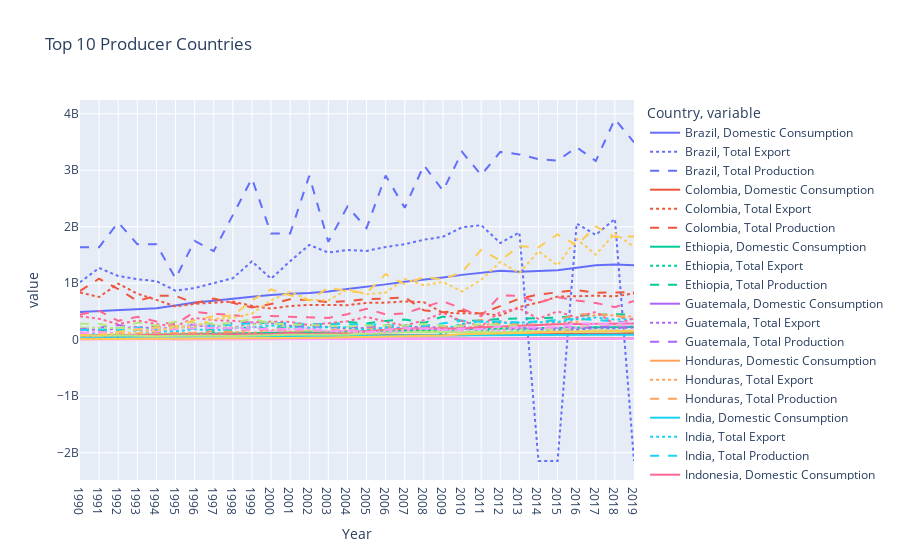

The notebook cell saved with this chart:
### Code cell
# Calculating top producer countries
top_producers = coffee_production[['Country', 'Total Production']].groupby(
                                                                        'Country'
                                                                           ).sum().reset_index().sort_values(by = 
                                                                            'Total Production', ascending= False)['Country'][:10]
# Graphing top producer countries over time
time_fig = px.line(export_long_df[export_long_df['Country'].isin(top_producers)],
                            x = 'Year', y = 'value', color = 'Country', line_dash = 'variable', 
                            title = 'Top 10 Producer Countries')
time_fig.show()

### Figure 1 — Plotly figure (JSON) as saved in the notebook; plotly's stock layout.template omitted (floating-point values rounded to 4 significant figures)
{"data": [{"hovertemplate": "Country=Brazil<br>variable=Domestic Consumption<br>Year=%{x}<br>value=%{y}<extra></extra>", "legendgroup": "Brazil, Domestic Consumption", "line": {"color": "#636efa", "dash": "solid"}, "marker": {"symbol": "circle"}, "mode": "lines", "name": "Brazil, Domestic Consumption", "orientation": "v", "showlegend": true, "type": "scatter", "x": ["1990", "1991", "1992", "1993", "1994", "1995", "1996", "1997", "1998", "1999", "2000", "2001", "2002", "2003", "2004", "2005", "2006", "2007", "2008", "2009", "2010", "2011", "2012", "2013", "2014", "2015", "2016", "2017", "2018", "2019"], "xaxis": "x", "y": [492000000, 510000000, 534000000, 546000000, 558000000, 606000000, 660000000, 690000000, 732000000, 762000000, 792000000, 815400000, 825000000, 852000000, 896760000, 932280000, 979860000, 1026600000, 1059600000, 1103400000, 1147920000, 1183200000, 1219800000, 1205100000, 1219980000, 1230480000, 1273500000, 1319820000, 1332000000, 1320000000], "yaxis": "y"}, {"hovertemplate": "Country=Brazil<br>variable=Total Export<br>Year=%{x}<br>value=%{y}<extra></extra>", "legendgroup": "Brazil, Total Export", "line": {"color": "#636efa", "dash": "dot"}, "marker": {"symbol": "circle"}, "mode": "lines", "name": "Brazil, Total Export", "orientation": "v", "showlegend": true, "type": "scatter", "x": ["1990", "1991", "1992", "1993", "1994", "1995", "1996", "1997", "1998", "1999", "2000", "2001", "2002", "2003", "2004", "2005", "2006", "2007", "2008", "2009", "2010", "2011", "2012", "2013", "2014", "2015", "2016", "2017", "2018", "2019"], "xaxis": "x", "y": [1016160000, 1270980000, 1127460000, 1070280000, 1036380000, 868080000, 915060000, 1008060000, 1088640000, 1388940000, 1080960000, 1390320000, 1678920000, 1542660000, 1588680000, 1571880000, 1642140000, 1691040000, 1770600000, 1822680000, 1990020000, 2028360000, 1712940000, 1899060000, -2147483648, -2147483648, 2056140000, 1855500000, 2138220000, -2147483648], "yaxis": "y"}, {"hovertemplate": "Country=Brazil<br>variable=Total Production<br>Year=%{x}<br>value=%{y}<extra></extra>", "legendgroup": "Brazil, Total Production", "line": {"color": "#636efa", "dash": "dash"}, "marker": {"symbol": "circle"}, "mode": "lines", "name": "Brazil, Total Production", "orientation": "v", "showlegend": true, "type": "scatter", "x": ["1990", "1991", "1992", "1993", "1994", "1995", "1996", "1997", "1998", "1999", "2000", "2001", "2002", "2003", "2004", "2005", "2006", "2007", "2008", "2009", "2010", "2011", "2012", "2013", "2014", "2015", "2016", "2017", "2018", "2019"], "xaxis": "x", "y": [1637160000, 1637580000, 2076180000, 1690020000, 1691520000, 1083600000, 1751820000, 1568880000, 2205660000, 2854680000, 1878600000, 1881900000, 2901120000, 1732380000, 2356860000, 1975980000, 2905920000, 2334660000, 3089460000, 2638620000, 3325680000, 2915520000, 3325080000, 3281340000, 3198300000, 3172260000, 3407280000, 3164400000, 3907860000, 3492660000], "yaxis": "y"}, {"hovertemplate": "Country=Colombia<br>variable=Domestic Consumption<br>Year=%{x}<br>value=%{y}<extra></extra>", "legendgroup": "Colombia, Domestic Consumption", "line": {"color": "#EF553B", "dash": "solid"}, "marker": {"symbol": "circle"}, "mode": "lines", "name": "Colombia, Domestic Consumption", "orientation": "v", "showlegend": true, "type": "scatter", "x": ["1990", "1991", "1992", "1993", "1994", "1995", "1996", "1997", "1998", "1999", "2000", "2001", "2002", "2003", "2004", "2005", "2006", "2007", "2008", "2009", "2010", "2011", "2012", "2013", "2014", "2015", "2016", "2017", "2018", "2019"], "xaxis": "x", "y": [74100000, 76140000, 78180000, 80340000, 82500000, 81540000, 80580000, 79680000, 78720000, 77820000, 76920000, 76020000, 75120000, 74220000, 73380000, 72540000, 71677980, 76855380, 77430000, 76468740, 78661440, 86103900, 90854520, 97021200, 99927060, 103222380, 104186484, 107596260, 107484600, 121486440], "yaxis": "y"}, {"hovertemplate": "Country=Colombia<br>variable=Total Export<br>Year=%{x}<br>value=%{y}<extra></extra>", "legendgroup": "Colombia, Total Export", "line": {"color": "#EF553B", "dash": "dot"}, "marker": {"symbol": "circle"}, "mode": "lines", "name": "Colombia, Total Export", "orientation": "v", "showlegend": true, "type": "scatter", "x": ["1990", "1991", "1992", "1993", "1994", "1995", "1996", "1997", "1998", "1999", "2000", "2001", "2002", "2003", "2004", "2005", "2006", "2007", "2008", "2009", "2010", "2011", "2012", "2013", "2014", "2015", "2016", "2017", "2018", "2019"], "xaxis": "x", "y": [836640000, 755940000, 993840000, 814080000, 706080000, 588840000, 635280000, 655140000, 675600000, 599700000, 550620000, 596640000, 616380000, 614640000, 611640000, 652260000, 656700000, 678000000, 665100000, 473640000, 469320000, 464040000, 430200000, 580200000, 657240000, 762960000, 769860000, 779100000, 768480000, 820320000], "yaxis": "y"}, {"hovertemplate": "Country=Colombia<br>variable=Total Production<br>Year=%{x}<br>value=%{y}<extra></extra>", "legendgroup": "Colombia, Total Production", "line": {"color": "#EF553B", "dash": "dash"}, "marker": {"symbol": "circle"}, "mode": "lines", "name": "Colombia, Total Production", "orientation": "v", "showlegend": true, "type": "scatter", "x": ["1990", "1991", "1992", "1993", "1994", "1995", "1996", "1997", "1998", "1999", "2000", "2001", "2002", "2003", "2004", "2005", "2006", "2007", "2008", "2009", "2010", "2011", "2012", "2013", "2014", "2015", "2016", "2017", "2018", "2019"], "xaxis": "x", "y": [863760000, 1078800000, 896820000, 685320000, 777840000, 776280000, 646740000, 727320000, 652080000, 570720000, 631140000, 717000000, 702720000, 663180000, 685740000, 717120000, 729840000, 750900000, 519840000, 485880000, 511380000, 459180000, 595620000, 727440000, 799980000, 840540000, 878040000, 829440000, 831960000, 846000000], "yaxis": "y"}, {"hovertemplate": "Country=Ethiopia<br>variable=Domestic Consumption<br>Year=%{x}<br>value=%{y}<extra></extra>", "legendgroup": "Ethiopia, Domestic Consumption", "line": {"color": "#00cc96", "dash": "solid"}, "marker": {"symbol": "circle"}, "mode": "lines", "name": "Ethiopia, Domestic Consumption", "orientation": "v", "showlegend": true, "type": "scatter", "x": ["1990", "1991", "1992", "1993", "1994", "1995", "1996", "1997", "1998", "1999", "2000", "2001", "2002", "2003", "2004", "2005", "2006", "2007", "2008", "2009", "2010", "2011", "2012", "2013", "2014", "2015", "2016", "2017", "2018", "2019"], "xaxis": "x", "y": [72000000, 75840000, 79860000, 84120000, 88560000, 93300000, 98220000, 103440000, 108960000, 114720000, 120840000, 127260000, 134040000, 141180000, 148680000, 156540000, 164880000, 173640000, 182880000, 186540000, 190260000, 194100000, 197940000, 201900000, 205980000, 210060000, 214260000, 218580000, 221100000, 226860000], "yaxis": "y"}, {"hovertemplate": "Country=Ethiopia<br>variable=Total Export<br>Year=%{x}<br>value=%{y}<extra></extra>", "legendgroup": "Ethiopia, Total Export", "line": {"color": "#00cc96", "dash": "dot"}, "marker": {"symbol": "circle"}, "mode": "lines", "name": "Ethiopia, Total Export", "orientation": "v", "showlegend": true, "type": "scatter", "x": ["1990", "1991", "1992", "1993", "1994", "1995", "1996", "1997", "1998", "1999", "2000", "2001", "2002", "2003", "2004", "2005", "2006", "2007", "2008", "2009", "2010", "2011", "2012", "2013", "2014", "2015", "2016", "2017", "2018", "2019"], "xaxis": "x", "y": [64440000, 50460000, 44040000, 70020000, 88500000, 76560000, 110280000, 118800000, 115020000, 109080000, 118920000, 82560000, 123300000, 133740000, 149460000, 146100000, 176160000, 156240000, 171120000, 111060000, 199440000, 160500000, 192180000, 172200000, 187020000, 179100000, 180060000, 226380000, 215340000, 235260000], "yaxis": "y"}, {"hovertemplate": "Country=Ethiopia<br>variable=Total Production<br>Year=%{x}<br>value=%{y}<extra></extra>", "legendgroup": "Ethiopia, Total Production", "line": {"color": "#00cc96", "dash": "dash"}, "marker": {"symbol": "circle"}, "mode": "lines", "name": "Ethiopia, Total Production", "orientation": "v", "showlegend": true, "type": "scatter", "x": ["1990", "1991", "1992", "1993", "1994", "1995", "1996", "1997", "1998", "1999", "2000", "2001", "2002", "2003", "2004", "2005", "2006", "2007", "2008", "2009", "2010", "2011", "2012", "2013", "2014", "2015", "2016", "2017", "2018", "2019"], "xaxis": "x", "y": [174540000, 175500000, 109500000, 178020000, 165780000, 189900000, 204420000, 183420000, 175680000, 227040000, 186900000, 242640000, 245640000, 263640000, 312780000, 286740000, 333060000, 358020000, 296940000, 409800000, 333600000, 339000000, 367920000, 374520000, 382980000, 390900000, 428580000, 440820000, 450660000, 440580000], "yaxis": "y"}, {"hovertemplate": "Country=Guatemala<br>variable=Domestic Consumption<br>Year=%{x}<br>value=%{y}<extra></extra>", "legendgroup": "Guatemala, Domestic Consumption", "line": {"color": "#ab63fa", "dash": "solid"}, "marker": {"symbol": "circle"}, "mode": "lines", "name": "Guatemala, Domestic Consumption", "orientation": "v", "showlegend": true, "type": "scatter", "x": ["1990", "1991", "1992", "1993", "1994", "1995", "1996", "1997", "1998", "1999", "2000", "2001", "2002", "2003", "2004", "2005", "2006", "2007", "2008", "2009", "2010", "2011", "2012", "2013", "2014", "2015", "2016", "2017", "2018", "2019"], "xaxis": "x", "y": [18000000, 18000000, 18000000, 18600000, 18600000, 18600000, 18000000, 18000000, 18000000, 18000000, 18000000, 18000000, 18000000, 18000000, 18000000, 18000000, 18000000, 18000000, 20100000, 19200000, 20400000, 21000000, 21600000, 22200000, 22800000, 23400000, 23400000, 23700000, 23700000, 23580000], "yaxis": "y"}, {"hovertemplate": "Country=Guatemala<br>variable=Total Export<br>Year=%{x}<br>value=%{y}<extra></extra>", "legendgroup": "Guatemala, Total Export", "line": {"color": "#ab63fa", "dash": "dot"}, "marker": {"symbol": "circle"}, "mode": "lines", "name": "Guatemala, Total Export", "orientation": "v", "showlegend": true, "type": "scatter", "x": ["1990", "1991", "1992", "1993", "1994", "1995", "1996", "1997", "1998", "1999", "2000", "2001", "2002", "2003", "2004", "2005", "2006", "2007", "2008", "2009", "2010", "2011", "2012", "2013", "2014", "2015", "2016", "2017", "2018", "2019"], "xaxis": "x", "y": [194400000, 169920000, 199680000, 225060000, 196440000, 222060000, 238740000, 254640000, 212520000, 280860000, 291120000, 246600000, 209460000, 229260000, 198600000, 207960000, 198720000, 223560000, 226680000, 209580000, 208080000, 221820000, 225000000, 214500000, 182580000, 177660000, 179460000, 202980000, 199620000, 216780000], "yaxis": "y"}, {"hovertemplate": "Country=Guatemala<br>variable=Total Production<br>Year=%{x}<br>value=%{y}<extra></extra>", "legendgroup": "Guatemala, Total Production", "line": {"color": "#ab63fa", "dash": "dash"}, "marker": {"symbol": "circle"}, "mode": "lines", "name": "Guatemala, Total Production", "orientation": "v", "showlegend": true, "type": "scatter", "x": ["1990", "1991", "1992", "1993", "1994", "1995", "1996", "1997", "1998", "1999", "2000", "2001", "2002", "2003", "2004", "2005", "2006", "2007", "2008", "2009", "2010", "2011", "2012", "2013", "2014", "2015", "2016", "2017", "2018", "2019"], "xaxis": "x", "y": [196260000, 209820000, 259080000, 212160000, 227220000, 240120000, 271500000, 253140000, 293580000, 307200000, 296400000, 220140000, 244200000, 216600000, 222180000, 220560000, 237000000, 246000000, 227100000, 230100000, 237000000, 231000000, 225780000, 191340000, 198600000, 204600000, 221040000, 224040000, 240420000, 216360000], "yaxis": "y"}, {"hovertemplate": "Country=Honduras<br>variable=Domestic Consumption<br>Year=%{x}<br>value=%{y}<extra></extra>", "legendgroup": "Honduras, Domestic Consumption", "line": {"color": "#FFA15A", "dash": "solid"}, "marker": {"symbol": "circle"}, "mode": "lines", "name": "Honduras, Domestic Consumption", "orientation": "v", "showlegend": true, "type": "scatter", "x": ["1990", "1991", "1992", "1993", "1994", "1995", "1996", "1997", "1998", "1999", "2000", "2001", "2002", "2003", "2004", "2005", "2006", "2007", "2008", "2009", "2010", "2011", "2012", "2013", "2014", "2015", "2016", "2017", "2018", "2019"], "xaxis": "x", "y": [11289240, 15426000, 14400000, 13800000, 15180000, 9660000, 10075440, 9660000, 8280000, 10080000, 13800000, 12000000, 12000000, 12000000, 13800000, 13800000, 13800000, 14700000, 16099980, 18400020, 20100000, 20400000, 20700000, 21000000, 21300000, 21900000, 22200000, 22500000, 22500000, 21000000], "yaxis": "y"}, {"hovertemplate": "Country=Honduras<br>variable=Total Export<br>Year=%{x}<br>value=%{y}<extra></extra>", "legendgroup": "Honduras, Total Export", "line": {"color": "#FFA15A", "dash": "dot"}, "marker": {"symbol": "circle"}, "mode": "lines", "name": "Honduras, Total Export", "orientation": "v", "showlegend": true, "type": "scatter", "x": ["1990", "1991", "1992", "1993", "1994", "1995", "1996", "1997", "1998", "1999", "2000", "2001", "2002", "2003", "2004", "2005", "2006", "2007", "2008", "2009", "2010", "2011", "2012", "2013", "2014", "2015", "2016", "2017", "2018", "2019"], "xaxis": "x", "y": [104100000, 86640000, 117600000, 102300000, 103080000, 107760000, 123600000, 103320000, 139740000, 119220000, 172740000, 143520000, 162660000, 145500000, 166740000, 143520000, 173880000, 198720000, 195540000, 185040000, 200940000, 236820000, 330480000, 251100000, 255120000, 301800000, 318360000, 440460000, 428640000, 405900000], "yaxis": "y"}, {"hovertemplate": "Country=Honduras<br>variable=Total Production<br>Year=%{x}<br>value=%{y}<extra></extra>", "legendgroup": "Honduras, Total Production", "line": {"color": "#FFA15A", "dash": "dash"}, "marker": {"symbol": "circle"}, "mode": "lines", "name": "Honduras, Total Production", "orientation": "v", "showlegend": true, "type": "scatter", "x": ["1990", "1991", "1992", "1993", "1994", "1995", "1996", "1997", "1998", "1999", "2000", "2001", "2002", "2003", "2004", "2005", "2006", "2007", "2008", "2009", "2010", "2011", "2012", "2013", "2014", "2015", "2016", "2017", "2018", "2019"], "xaxis": "x", "y": [94080000, 139320000, 115080000, 109740000, 130860000, 114540000, 120240000, 153840000, 131700000, 179100000, 160020000, 182160000, 149760000, 178080000, 154500000, 192240000, 207660000, 218400000, 207000000, 216180000, 259860000, 352920000, 281160000, 274980000, 316080000, 347160000, 447420000, 453600000, 429180000, 355860000], "yaxis": "y"}, {"hovertemplate": "Country=India<br>variable=Domestic Consumption<br>Year=%{x}<br>value=%{y}<extra></extra>", "legendgroup": "India, Domestic Consumption", "line": {"color": "#19d3f3", "dash": "solid"}, "marker": {"symbol": "circle"}, "mode": "lines", "name": "India, Domestic Consumption", "orientation": "v", "showlegend": true, "type": "scatter", "x": ["1990", "1991", "1992", "1993", "1994", "1995", "1996", "1997", "1998", "1999", "2000", "2001", "2002", "2003", "2004", "2005", "2006", "2007", "2008", "2009", "2010", "2011", "2012", "2013", "2014", "2015", "2016", "2017", "2018", "2019"], "xaxis": "x", "y": [54180000, 55000020, 55020000, 49999980, 50100000, 50220000, 50280000, 50340000, 54000000, 55500000, 58500000, 64020000, 67980000, 70020000, 72120000, 74280000, 76500000, 81000000, 76500000, 79500000, 79500000, 79500000, 82500000, 84000000, 85800000, 87000000, 86400000, 88200000, 88500000, 87000000], "yaxis": "y"}, {"hovertemplate": "Country=India<br>variable=Total Export<br>Year=%{x}<br>value=%{y}<extra></extra>", "legendgroup": "India, Total Export", "line": {"color": "#19d3f3", "dash": "dot"}, "marker": {"symbol": "circle"}, "mode": "lines", "name": "India, Total Export", "orientation": "v", "showlegend": true, "type": "scatter", "x": ["1990", "1991", "1992", "1993", "1994", "1995", "1996", "1997", "1998", "1999", "2000", "2001", "2002", "2003", "2004", "2005", "2006", "2007", "2008", "2009", "2010", "2011", "2012", "2013", "2014", "2015", "2016", "2017", "2018", "2019"], "xaxis": "x", "y": [118740000, 103620000, 108960000, 126120000, 149760000, 148020000, 186180000, 158400000, 209220000, 217320000, 253740000, 223800000, 213000000, 222420000, 218820000, 169740000, 214680000, 199140000, 202620000, 180420000, 278820000, 324840000, 302640000, 301980000, 307860000, 315720000, 365160000, 392520000, 358020000, 361680000], "yaxis": "y"}, {"hovertemplate": "Country=India<br>variable=Total Production<br>Year=%{x}<br>value=%{y}<extra></extra>", "legendgroup": "India, Total Production", "line": {"color": "#19d3f3", "dash": "dash"}, "marker": {"symbol": "circle"}, "mode": "lines", "name": "India, Total Production", "orientation": "v", "showlegend": true, "type": "scatter", "x": ["1990", "1991", "1992", "1993", "1994", "1995", "1996", "1997", "1998", "1999", "2000", "2001", "2002", "2003", "2004", "2005", "2006", "2007", "2008", "2009", "2010", "2011", "2012", "2013", "2014", "2015", "2016", "2017", "2018", "2019"], "xaxis": "x", "y": [169740000, 180000000, 169380000, 211980000, 180120000, 240720000, 205020000, 246540000, 265020000, 292020000, 301200000, 288600000, 275280000, 282480000, 275460000, 273960000, 270000000, 262020000, 244320000, 289620000, 336000000, 320040000, 324180000, 304500000, 327000000, 349800000, 369660000, 348780000, 319500000, 299280000], "yaxis": "y"}, {"hovertemplate": "Country=Indonesia<br>variable=Domestic Consumption<br>Year=%{x}<br>value=%{y}<extra></extra>", "legendgroup": "Indonesia, Domestic Consumption", "line": {"color": "#FF6692", "dash": "solid"}, "marker": {"symbol": "circle"}, "mode": "lines", "name": "Indonesia, Domestic Consumption", "orientation": "v", "showlegend": true, "type": "scatter", "x": ["1990", "1991", "1992", "1993", "1994", "1995", "1996", "1997", "1998", "1999", "2000", "2001", "2002", "2003", "2004", "2005", "2006", "2007", "2008", "2009", "2010", "2011", "2012", "2013", "2014", "2015", "2016", "2017", "2018", "2019"], "xaxis": "x", "y": [74520000, 76800000, 79140000, 81540000, 84000000, 86580000, 89160000, 91920000, 94680000, 97560000, 100560000, 120000000, 106740000, 109980000, 120000000, 150000000, 169980000, 199980000, 199980000, 199980000, 199980000, 220020000, 234000000, 255000000, 265020000, 273000000, 279000000, 285000000, 288000000, 288360000], "yaxis": "y"}, {"hovertemplate": "Country=Indonesia<br>variable=Total Export<br>Year=%{x}<br>value=%{y}<extra></extra>", "legendgroup": "Indonesia, Total Export", "line": {"color": "#FF6692", "dash": "dot"}, "marker": {"symbol": "circle"}, "mode": "lines", "name": "Indonesia, Total Export", "orientation": "v", "showlegend": true, "type": "scatter", "x": ["1990", "1991", "1992", "1993", "1994", "1995", "1996", "1997", "1998", "1999", "2000", "2001", "2002", "2003", "2004", "2005", "2006", "2007", "2008", "2009", "2010", "2011", "2012", "2013", "2014", "2015", "2016", "2017", "2018", "2019"], "xaxis": "x", "y": [414180000, 370260000, 276240000, 339720000, 276300000, 236820000, 386400000, 345300000, 335880000, 306900000, 321480000, 314580000, 257160000, 287700000, 327360000, 404640000, 316800000, 248940000, 344460000, 474420000, 329340000, 235200000, 492360000, 555300000, 370500000, 502740000, 392700000, 491880000, 272340000, 380040000], "yaxis": "y"}, {"hovertemplate": "Country=Indonesia<br>variable=Total Production<br>Year=%{x}<br>value=%{y}<extra></extra>", "legendgroup": "Indonesia, Total Production", "line": {"color": "#FF6692", "dash": "dash"}, "marker": {"symbol": "circle"}, "mode": "lines", "name": "Indonesia, Total Production", "orientation": "v", "showlegend": true, "type": "scatter", "x": ["1990", "1991", "1992", "1993", "1994", "1995", "1996", "1997", "1998", "1999", "2000", "2001", "2002", "2003", "2004", "2005", "2006", "2007", "2008", "2009", "2010", "2011", "2012", "2013", "2014", "2015", "2016", "2017", "2018", "2019"], "xaxis": "x", "y": [446460000, 509580000, 334140000, 404580000, 322080000, 274380000, 493260000, 457260000, 437760000, 393420000, 419220000, 409980000, 403860000, 384240000, 452160000, 549540000, 448980000, 466620000, 576720000, 682800000, 547740000, 413340000, 784200000, 774060000, 656760000, 755100000, 692460000, 651120000, 577080000, 685980000], "yaxis": "y"}, {"hovertemplate": "Country=Mexico<br>variable=Domestic Consumption<br>Year=%{x}<br>value=%{y}<extra></extra>", "legendgroup": "Mexico, Domestic Consumption", "line": {"color": "#B6E880", "dash": "solid"}, "marker": {"symbol": "circle"}, "mode": "lines", "name": "Mexico, Domestic Consumption", "orientation": "v", "showlegend": true, "type": "scatter", "x": ["1990", "1991", "1992", "1993", "1994", "1995", "1996", "1997", "1998", "1999", "2000", "2001", "2002", "2003", "2004", "2005", "2006", "2007", "2008", "2009", "2010", "2011", "2012", "2013", "2014", "2015", "2016", "2017", "2018", "2019"], "xaxis": "x", "y": [82440000, 72000000, 78000000, 64200000, 61200000, 70740000, 74100000, 72060000, 66480000, 69000000, 78300000, 90000000, 90000000, 90000000, 90000000, 103500000, 120000000, 132000000, 132000000, 132000000, 141240000, 141240000, 141240000, 139260000, 140820000, 139740000, 141600000, 144000000, 147000000, 145500000], "yaxis": "y"}, {"hovertemplate": "Country=Mexico<br>variable=Total Export<br>Year=%{x}<br>value=%{y}<extra></extra>", "legendgroup": "Mexico, Total Export", "line": {"color": "#B6E880", "dash": "dot"}, "marker": {"symbol": "circle"}, "mode": "lines", "name": "Mexico, Total Export", "orientation": "v", "showlegend": true, "type": "scatter", "x": ["1990", "1991", "1992", "1993", "1994", "1995", "1996", "1997", "1998", "1999", "2000", "2001", "2002", "2003", "2004", "2005", "2006", "2007", "2008", "2009", "2010", "2011", "2012", "2013", "2014", "2015", "2016", "2017", "2018", "2019"], "xaxis": "x", "y": [220980000, 211860000, 199920000, 195840000, 167340000, 217560000, 277980000, 270120000, 203940000, 261480000, 318240000, 199980000, 158700000, 155760000, 141720000, 119100000, 154200000, 174720000, 146880000, 170280000, 149880000, 174420000, 213360000, 187920000, 148800000, 147480000, 133980000, 174660000, 173280000, 157620000], "yaxis": "y"}, {"hovertemplate": "Country=Mexico<br>variable=Total Production<br>Year=%{x}<br>value=%{y}<extra></extra>", "legendgroup": "Mexico, Total Production", "line": {"color": "#B6E880", "dash": "dash"}, "marker": {"symbol": "circle"}, "mode": "lines", "name": "Mexico, Total Production", "orientation": "v", "showlegend": true, "type": "scatter", "x": ["1990", "1991", "1992", "1993", "1994", "1995", "1996", "1997", "1998", "1999", "2000", "2001", "2002", "2003", "2004", "2005", "2006", "2007", "2008", "2009", "2010", "2011", "2012", "2013", "2014", "2015", "2016", "2017", "2018", "2019"], "xaxis": "x", "y": [280440000, 283620000, 204060000, 301380000, 249540000, 318000000, 306600000, 288120000, 288060000, 373140000, 288900000, 266280000, 261060000, 252060000, 232020000, 253500000, 252000000, 249000000, 279060000, 246540000, 240060000, 273660000, 259620000, 234960000, 218160000, 166320000, 218100000, 269100000, 261060000, 239100000], "yaxis": "y"}, {"hovertemplate": "Country=Uganda<br>variable=Domestic Consumption<br>Year=%{x}<br>value=%{y}<extra></extra>", "legendgroup": "Uganda, Domestic Consumption", "line": {"color": "#FF97FF", "dash": "solid"}, "marker": {"symbol": "circle"}, "mode": "lines", "name": "Uganda, Domestic Consumption", "orientation": "v", "showlegend": true, "type": "scatter", "x": ["1990", "1991", "1992", "1993", "1994", "1995", "1996", "1997", "1998", "1999", "2000", "2001", "2002", "2003", "2004", "2005", "2006", "2007", "2008", "2009", "2010", "2011", "2012", "2013", "2014", "2015", "2016", "2017", "2018", "2019"], "xaxis": "x", "y": [4200000, 4500000, 4500000, 4500000, 4800000, 4800000, 4800000, 6071400, 6960000, 7140000, 8520000, 8460000, 8400000, 7860000, 8400000, 9000000, 10500000, 10815000, 11100000, 11322000, 12240000, 12600000, 12960000, 13248000, 13752000, 14040000, 14400000, 14688000, 15000000, 15240000], "yaxis": "y"}, {"hovertemplate": "Country=Uganda<br>variable=Total Export<br>Year=%{x}<br>value=%{y}<extra></extra>", "legendgroup": "Uganda, Total Export", "line": {"color": "#FF97FF", "dash": "dot"}, "marker": {"symbol": "circle"}, "mode": "lines", "name": "Uganda, Total Export", "orientation": "v", "showlegend": true, "type": "scatter", "x": ["1990", "1991", "1992", "1993", "1994", "1995", "1996", "1997", "1998", "1999", "2000", "2001", "2002", "2003", "2004", "2005", "2006", "2007", "2008", "2009", "2010", "2011", "2012", "2013", "2014", "2015", "2016", "2017", "2018", "2019"], "xaxis": "x", "y": [141180000, 125700000, 117660000, 109740000, 202140000, 184740000, 279300000, 210120000, 197160000, 230460000, 150780000, 183600000, 201480000, 151320000, 157620000, 142140000, 130380000, 161580000, 198660000, 180840000, 159420000, 188520000, 161100000, 220320000, 206520000, 215760000, 212580000, 286440000, 253380000, 271560000], "yaxis": "y"}, {"hovertemplate": "Country=Uganda<br>variable=Total Production<br>Year=%{x}<br>value=%{y}<extra></extra>", "legendgroup": "Uganda, Total Production", "line": {"color": "#FF97FF", "dash": "dash"}, "marker": {"symbol": "circle"}, "mode": "lines", "name": "Uganda, Total Production", "orientation": "v", "showlegend": true, "type": "scatter", "x": ["1990", "1991", "1992", "1993", "1994", "1995", "1996", "1997", "1998", "1999", "2000", "2001", "2002", "2003", "2004", "2005", "2006", "2007", "2008", "2009", "2010", "2011", "2012", "2013", "2014", "2015", "2016", "2017", "2018", "2019"], "xaxis": "x", "y": [117300000, 125280000, 131100000, 188520000, 143580000, 194640000, 205140000, 206400000, 203160000, 171720000, 204060000, 189480000, 173400000, 155940000, 156780000, 130500000, 173640000, 209400000, 200100000, 173640000, 196020000, 186900000, 234840000, 217980000, 224640000, 219000000, 297720000, 275820000, 282240000, 330540000], "yaxis": "y"}, {"hovertemplate": "Country=Viet Nam<br>variable=Domestic Consumption<br>Year=%{x}<br>value=%{y}<extra></extra>", "legendgroup": "Viet Nam, Domestic Consumption", "line": {"color": "#FECB52", "dash": "solid"}, "marker": {"symbol": "circle"}, "mode": "lines", "name": "Viet Nam, Domestic Consumption", "orientation": "v", "showlegend": true, "type": "scatter", "x": ["1990", "1991", "1992", "1993", "1994", "1995", "1996", "1997", "1998", "1999", "2000", "2001", "2002", "2003", "2004", "2005", "2006", "2007", "2008", "2009", "2010", "2011", "2012", "2013", "2014", "2015", "2016", "2017", "2018", "2019"], "xaxis": "x", "y": [9000000, 13800000, 15000000, 16020000, 16020000, 16910700, 17850960, 18843480, 19891140, 21000000, 24097500, 27651900, 31130520, 36410760, 41781360, 48000000, 55020000, 56280000, 61260000, 72480000, 94980000, 99000000, 109500000, 120000000, 132000000, 138000000, 144000000, 150000000, 156000000, 159000000], "yaxis": "y"}, {"hovertemplate": "Country=Viet Nam<br>variable=Total Export<br>Year=%{x}<br>value=%{y}<extra></extra>", "legendgroup": "Viet Nam, Total Export", "line": {"color": "#FECB52", "dash": "dot"}, "marker": {"symbol": "circle"}, "mode": "lines", "name": "Viet Nam, Total Export", "orientation": "v", "showlegend": true, "type": "scatter", "x": ["1990", "1991", "1992", "1993", "1994", "1995", "1996", "1997", "1998", "1999", "2000", "2001", "2002", "2003", "2004", "2005", "2006", "2007", "2008", "2009", "2010", "2011", "2012", "2013", "2014", "2015", "2016", "2017", "2018", "2019"], "xaxis": "x", "y": [68700000, 72060000, 116280000, 124320000, 163260000, 212760000, 226740000, 370680000, 388020000, 463620000, 697080000, 846360000, 706260000, 697860000, 891540000, 805920000, 834300000, 1076160000, 966060000, 1023120000, 853740000, 1063020000, 1375200000, 1183080000, 1565820000, 1316640000, 1783260000, 1505520000, 1883100000, 1644000000], "yaxis": "y"}, {"hovertemplate": "Country=Viet Nam<br>variable=Total Production<br>Year=%{x}<br>value=%{y}<extra></extra>", "legendgroup": "Viet Nam, Total Production", "line": {"color": "#FECB52", "dash": "dash"}, "marker": {"symbol": "circle"}, "mode": "lines", "name": "Viet Nam, Total Production", "orientation": "v", "showlegend": true, "type": "scatter", "x": ["1990", "1991", "1992", "1993", "1994", "1995", "1996", "1997", "1998", "1999", "2000", "2001", "2002", "2003", "2004", "2005", "2006", "2007", "2008", "2009", "2010", "2011", "2012", "2013", "2014", "2015", "2016", "2017", "2018", "2019"], "xaxis": "x", "y": [78600000, 86280000, 140400000, 181200000, 217920000, 238200000, 345120000, 418740000, 423120000, 697860000, 890460000, 785580000, 694440000, 920220000, 862200000, 830520000, 1160400000, 984300000, 1106280000, 1069500000, 1200000000, 1590000000, 1404120000, 1656600000, 1634460000, 1865400000, 1669140000, 2005920000, 1816980000, 1829220000], "yaxis": "y"}], "layout": {"legend": {"title": {"text": "Country, variable"}, "tracegroupgap": 0}, "title": {"text": "Top 10 Producer Countries"}, "xaxis": {"anchor": "y", "domain": [0, 1], "title": {"text": "Year"}}, "yaxis": {"anchor": "x", "domain": [0, 1], "title": {"text": "value"}}}}
